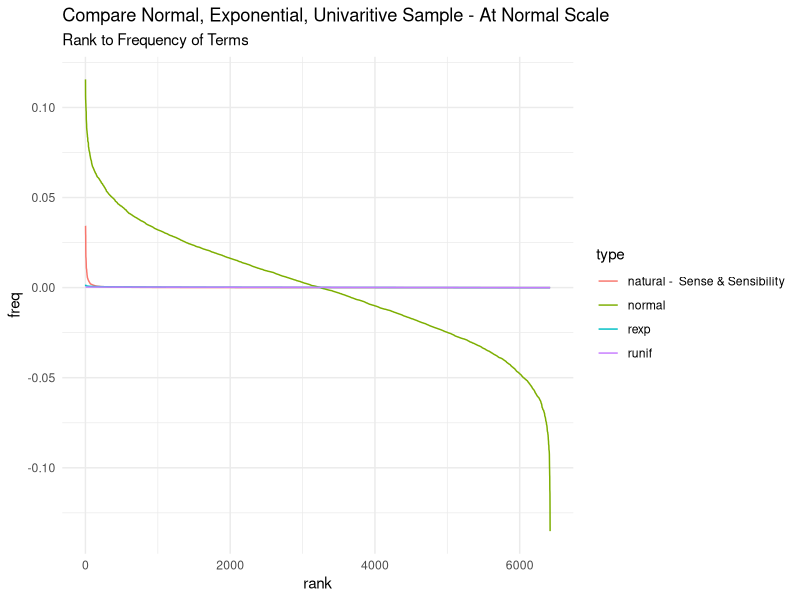
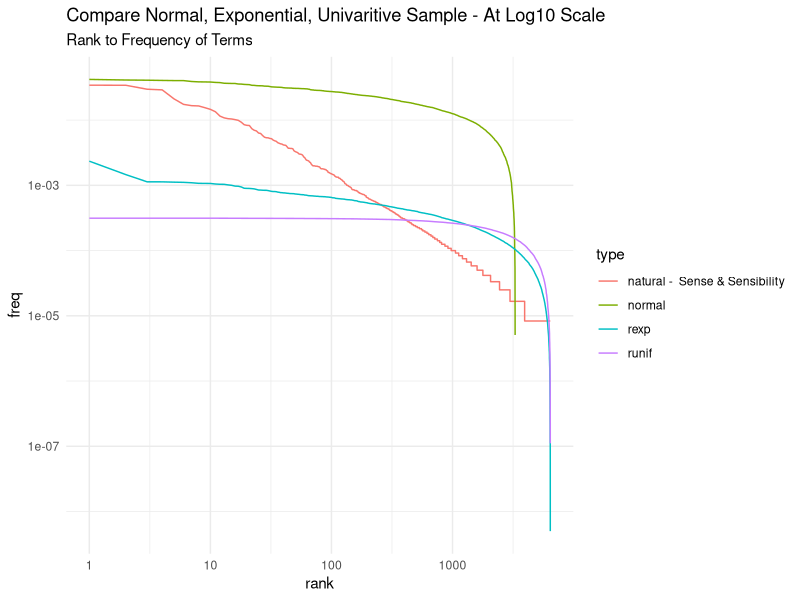
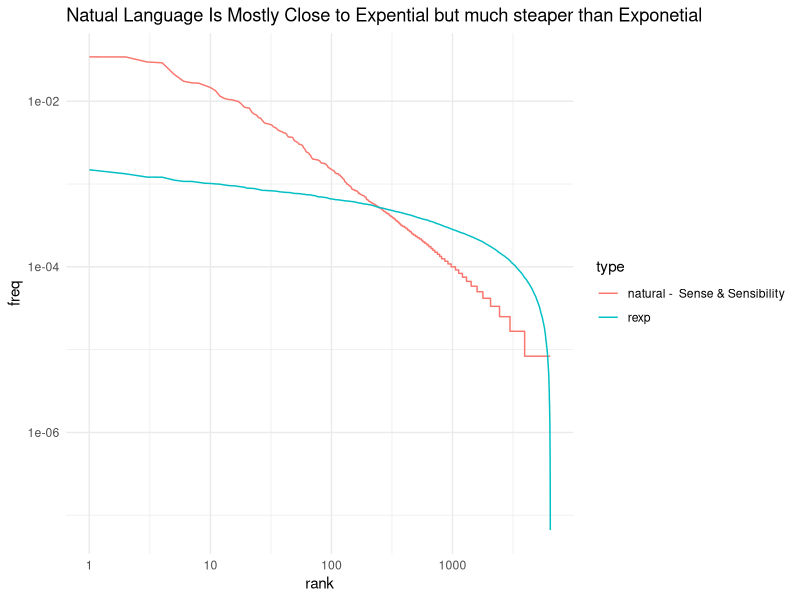

Source code (R) for these figures, in order:
## ---- chunk 1
require(janeaustenr)
require(tidytext)
require(tidyverse)

natural = austen_books() |> 
  filter(book == "Sense & Sensibility") |> 
  unnest_tokens(word,text) |> 
  count(book,word,sort=T) |> 
  
  ungroup() |> 
  group_by(book) |> 
  mutate(total = sum(n)) |>
  ungroup() |> 
  
  mutate(freq=n/total, rank=row_number()) |> 
  mutate(freq, rank, type=paste("natural - ", book)) |> 
  select(freq, rank,type)
  

generate_freq_rank = function( FUN=runif, n = max(natural$rank)) {
  x = FUN(n)
  x_nrom = x/sum(x)
  freq = sort(x_nrom,decreasing=T)
  rank = seq(length(freq))
  return(data.frame(freq=freq,rank=rank))
}
## ---- chunk 2
rbind(
  natural,
  cbind(generate_freq_rank(rexp), type="rexp"),
  cbind(generate_freq_rank(runif), type="runif"),
  cbind(generate_freq_rank(rnorm),type="normal")
  ) |> 
  ggplot(aes(x=rank,y=freq,color=type)) + 
  geom_line() + 
  theme_minimal() +
  ggtitle("Compare Normal, Exponential, Univaritive Sample - At Normal Scale",
          "Rank to Frequency of Terms"
          )
## ---- chunk 3
rbind(
  natural,
  cbind(generate_freq_rank(rexp), type="rexp"),
  cbind(generate_freq_rank(runif), type="runif"),
  cbind(generate_freq_rank(rnorm),type="normal")
  ) |> 
  ggplot(aes(x=rank,y=freq,color=type)) + 
  geom_line() + 
  scale_x_log10() +
  scale_y_log10() +
  theme_minimal() +
  ggtitle("Compare Normal, Exponential, Univaritive Sample - At Log10 Scale",
          "Rank to Frequency of Terms")
## ---- chunk 4
rbind(
  natural,
  cbind(generate_freq_rank(rexp), type="rexp")
  # cbind(generate_freq_rank(runif), type="runif"),
  # cbind(generate_freq_rank(rnorm),type="normal")
  ) |> 
  ggplot(aes(x=rank,y=freq,color=type)) + 
  geom_line() + 
  scale_x_log10() +
  scale_y_log10() +
  theme_minimal() +
  ggtitle("Natual Language Is Mostly Close to Expential but much steaper than Exponetial")
